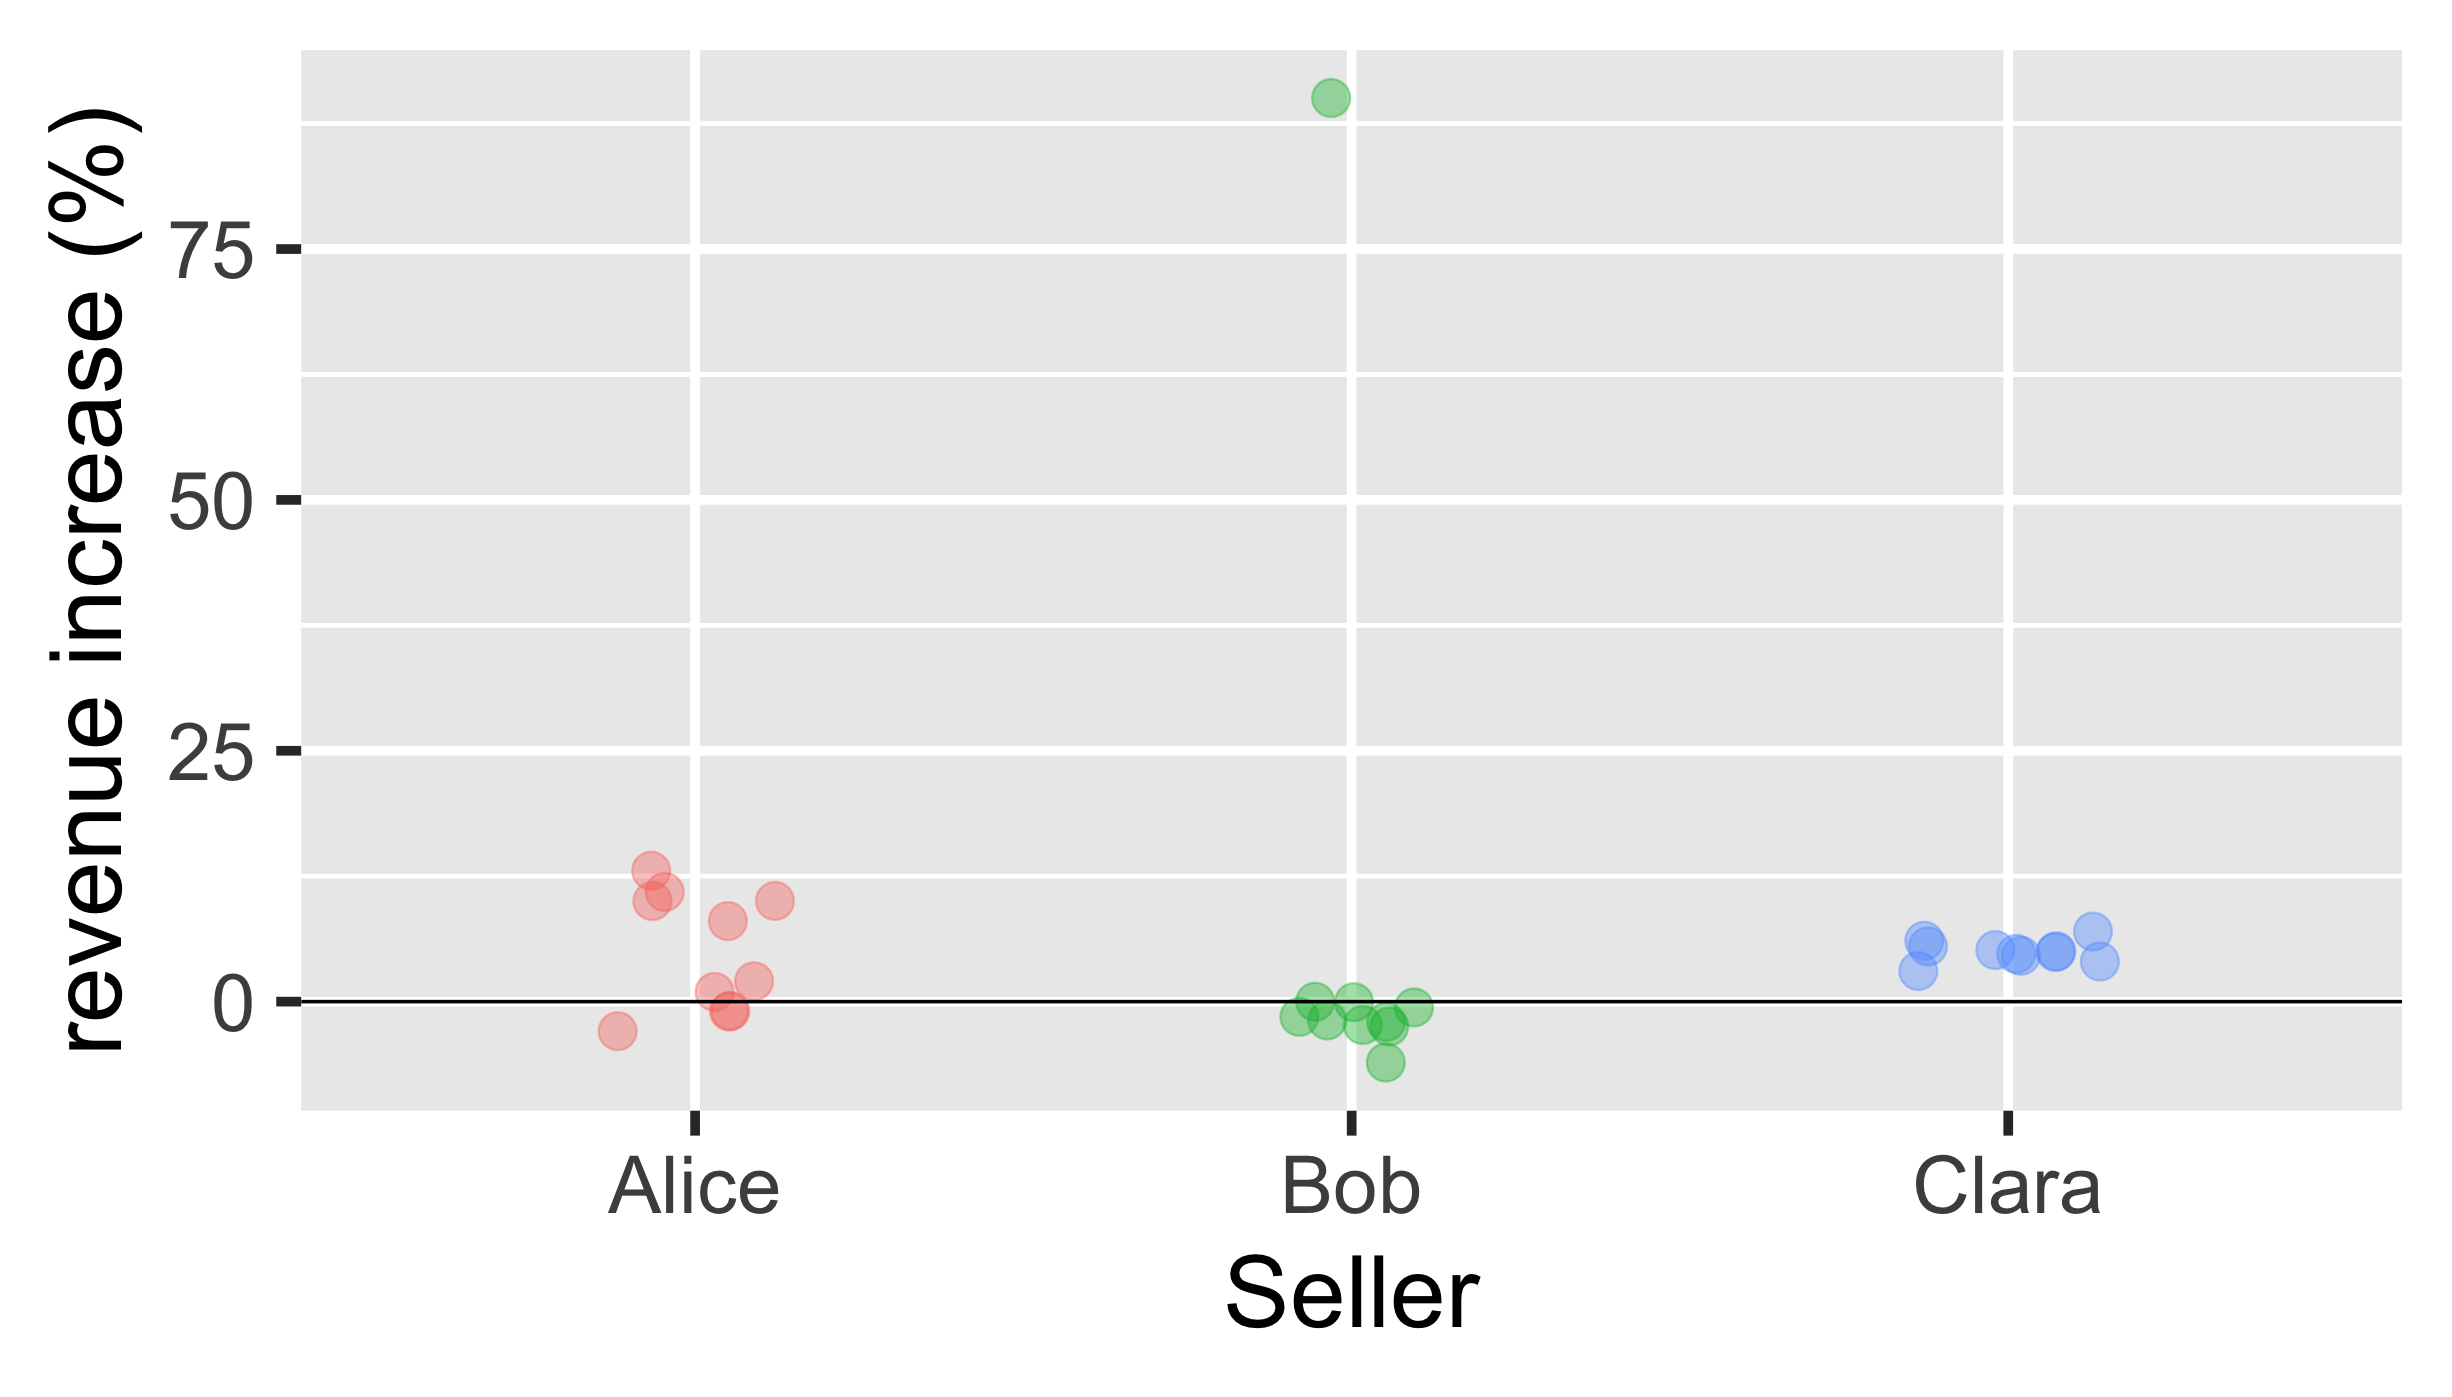

Recreate this plot in R.
#
# @author Renato Brazioli - me@renatobrazioli.it
# @date 04-OCT-2020
#
# @description plot simple datastrip using sample data
#


datastrip <- function () {
  ggplot(
  sales, 
  aes(Seller, Sales, color=Seller)) +
  geom_jitter(width=0.15, alpha = 0.4, size=5, show.legend=FALSE) +
  ylab(label = "revenue increase (%)") +
  geom_hline(yintercept = 0) +
  theme_grey(base_size=30)
}
